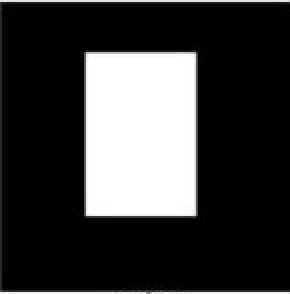
#> input picture images/input/box.jpg, 145 x 147 px, given in place of box.png, which was not available (shown 2 times larger)
$ python FLANN_based_macher.py   (Python 2 division)   (older library calls are emulated)
#> lines starting #> are read from the running program, lines starting #| are printed output that depends on the picture; pictures that were not available may be replaced by others from this repository, and a replacement may not be noted
#!/usr/bin/env python3
# -*- coding: utf-8 -*-
"""
Created on Wed Apr 25 20:14:16 2018

@author: osboxes
"""

import numpy as np
import cv2
from matplotlib import pyplot as plt

img1 = cv2.imread('box.png',0)          # queryImage
#> img1 is the input picture: shape (147, 145); min 0, max 255, mean 58.5
img2 = cv2.imread('box_in_scene.png',0) # trainImage
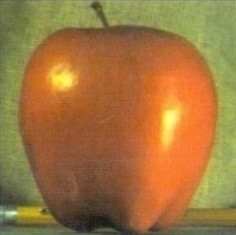
#> input picture images/input/apple.jpg, 236 x 235 px, given in place of box_in_scene.png, which was not available
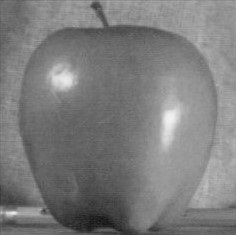
#> img2: shape (235, 236); min 19, max 240, mean 124.2

# Initiate SIFT detector
sift = cv2.SIFT()

# find the keypoints and descriptors with SIFT
kp1, des1 = sift.detectAndCompute(img1,None)
#> kp1 = 4 keypoints; (x, y, size): (70, 67, 46.9), (70, 67, 46.9), (54, 37, 17.9), (54, 37, 17.9)
kp2, des2 = sift.detectAndCompute(img2,None)
#> kp2 = 42 keypoints; strongest (x, y, size): (11, 213, 5.9), (95, 6, 5.5), (33, 213, 9.9), (44, 211, 3.2)

# FLANN parameters
FLANN_INDEX_KDTREE = 0
index_params = dict(algorithm = FLANN_INDEX_KDTREE, trees = 5)
search_params = dict(checks=50)   # or pass empty dictionary

flann = cv2.FlannBasedMatcher(index_params,search_params)

matches = flann.knnMatch(des1,des2,k=2)
#> matches = 4 matches

# Need to draw only good matches, so create a mask
matchesMask = [[0,0] for i in xrange(len(matches))]
#> matchesMask = [[0, 0], [0, 0], [0, 0], [0, 0]]

# ratio test as per Lowe's paper
for i,(m,n) in enumerate(matches):
    if m.distance < 0.7*n.distance:
        matchesMask[i]=[1,0]
#> this loop made 4 passes

draw_params = dict(matchColor = (0,255,0),
                   singlePointColor = (255,0,0),
                   matchesMask = matchesMask,
                   flags = 0)
#> draw_params = {'matchColor': (0, 255, 0), 'singlePointColor': (255, 0, 0), 'matchesMask': [[0, 0], [0, 0], [0, 0], [0, 0]], 'flags': 0}

img3 = cv2.drawMatchesKnn(img1,kp1,img2,kp2,matches,None,**draw_params)
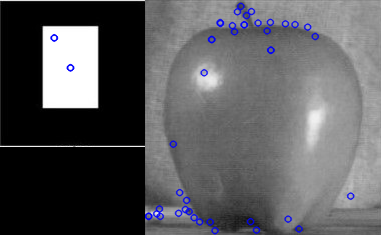
#> img3: shape (235, 381, 3); mean of channels 0, 1, 2 92.2, 89.6, 89.6; drawn as B, G, R

plt.imshow(img3,),plt.show()
